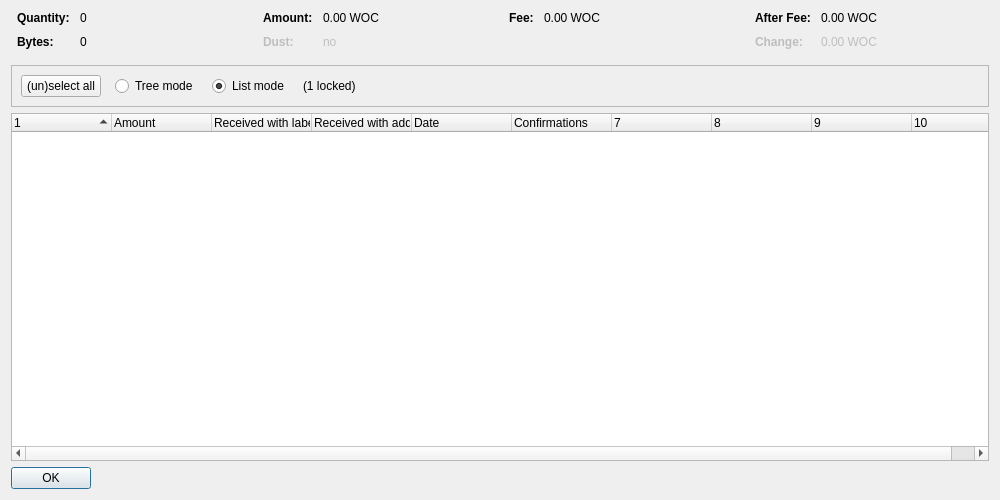
<?xml version="1.0" encoding="UTF-8"?>
<ui version="4.0">
 <class>CoinControlDialog</class>
 <widget class="QDialog" name="CoinControlDialog">
  <property name="geometry">
   <rect>
    <x>0</x>
    <y>0</y>
    <width>1000</width>
    <height>500</height>
   </rect>
  </property>
  <property name="windowTitle">
   <string>Coin Selection</string>
  </property>
  <layout class="QVBoxLayout" name="verticalLayout">
   <item>
    <layout class="QHBoxLayout" name="horizontalLayoutTop" stretch="0,0,0,0">
     <property name="topMargin">
      <number>0</number>
     </property>
     <property name="bottomMargin">
      <number>10</number>
     </property>
     <item>
      <layout class="QFormLayout" name="formLayoutCoinControl1">
       <property name="horizontalSpacing">
        <number>10</number>
       </property>
       <property name="verticalSpacing">
        <number>10</number>
       </property>
       <property name="leftMargin">
        <number>6</number>
       </property>
       <property name="rightMargin">
        <number>6</number>
       </property>
       <item row="0" column="0">
        <widget class="QLabel" name="labelCoinControlQuantityText">
         <property name="font">
          <font>
           <weight>75</weight>
           <bold>true</bold>
          </font>
         </property>
         <property name="text">
          <string>Quantity:</string>
         </property>
        </widget>
       </item>
       <item row="0" column="1">
        <widget class="QLabel" name="labelCoinControlQuantity">
         <property name="cursor">
          <cursorShape>IBeamCursor</cursorShape>
         </property>
         <property name="contextMenuPolicy">
          <enum>Qt::ActionsContextMenu</enum>
         </property>
         <property name="text">
          <string notr="true">0</string>
         </property>
         <property name="textInteractionFlags">
          <set>Qt::LinksAccessibleByMouse|Qt::TextSelectableByKeyboard|Qt::TextSelectableByMouse</set>
         </property>
        </widget>
       </item>
       <item row="1" column="0">
        <widget class="QLabel" name="labelCoinControlBytesText">
         <property name="font">
          <font>
           <weight>75</weight>
           <bold>true</bold>
          </font>
         </property>
         <property name="text">
          <string>Bytes:</string>
         </property>
        </widget>
       </item>
       <item row="1" column="1">
        <widget class="QLabel" name="labelCoinControlBytes">
         <property name="cursor">
          <cursorShape>IBeamCursor</cursorShape>
         </property>
         <property name="contextMenuPolicy">
          <enum>Qt::ActionsContextMenu</enum>
         </property>
         <property name="text">
          <string notr="true">0</string>
         </property>
         <property name="textInteractionFlags">
          <set>Qt::LinksAccessibleByMouse|Qt::TextSelectableByKeyboard|Qt::TextSelectableByMouse</set>
         </property>
        </widget>
       </item>
      </layout>
     </item>
     <item>
      <layout class="QFormLayout" name="formLayoutCoinControl2">
       <property name="horizontalSpacing">
        <number>10</number>
       </property>
       <property name="verticalSpacing">
        <number>10</number>
       </property>
       <property name="leftMargin">
        <number>6</number>
       </property>
       <property name="rightMargin">
        <number>6</number>
       </property>
       <item row="0" column="0">
        <widget class="QLabel" name="labelCoinControlAmountText">
         <property name="font">
          <font>
           <weight>75</weight>
           <bold>true</bold>
          </font>
         </property>
         <property name="text">
          <string>Amount:</string>
         </property>
        </widget>
       </item>
       <item row="0" column="1">
        <widget class="QLabel" name="labelCoinControlAmount">
         <property name="cursor">
          <cursorShape>IBeamCursor</cursorShape>
         </property>
         <property name="contextMenuPolicy">
          <enum>Qt::ActionsContextMenu</enum>
         </property>
         <property name="text">
          <string notr="true">0.00 WOC</string>
         </property>
         <property name="textInteractionFlags">
          <set>Qt::LinksAccessibleByMouse|Qt::TextSelectableByKeyboard|Qt::TextSelectableByMouse</set>
         </property>
        </widget>
       </item>
       <item row="1" column="0">
        <widget class="QLabel" name="labelCoinControlLowOutputText">
         <property name="enabled">
          <bool>false</bool>
         </property>
         <property name="font">
          <font>
           <weight>75</weight>
           <bold>true</bold>
          </font>
         </property>
         <property name="text">
          <string>Dust:</string>
         </property>
        </widget>
       </item>
       <item row="1" column="1">
        <widget class="QLabel" name="labelCoinControlLowOutput">
         <property name="enabled">
          <bool>false</bool>
         </property>
         <property name="cursor">
          <cursorShape>IBeamCursor</cursorShape>
         </property>
         <property name="contextMenuPolicy">
          <enum>Qt::ActionsContextMenu</enum>
         </property>
         <property name="text">
          <string notr="true">no</string>
         </property>
         <property name="textInteractionFlags">
          <set>Qt::LinksAccessibleByMouse|Qt::TextSelectableByKeyboard|Qt::TextSelectableByMouse</set>
         </property>
        </widget>
       </item>
      </layout>
     </item>
     <item>
      <layout class="QFormLayout" name="formLayoutCoinControl3">
       <property name="horizontalSpacing">
        <number>10</number>
       </property>
       <property name="verticalSpacing">
        <number>10</number>
       </property>
       <property name="leftMargin">
        <number>6</number>
       </property>
       <property name="rightMargin">
        <number>6</number>
       </property>
       <item row="0" column="0">
        <widget class="QLabel" name="labelCoinControlFeeText">
         <property name="font">
          <font>
           <weight>75</weight>
           <bold>true</bold>
          </font>
         </property>
         <property name="text">
          <string>Fee:</string>
         </property>
        </widget>
       </item>
       <item row="0" column="1">
        <widget class="QLabel" name="labelCoinControlFee">
         <property name="cursor">
          <cursorShape>IBeamCursor</cursorShape>
         </property>
         <property name="contextMenuPolicy">
          <enum>Qt::ActionsContextMenu</enum>
         </property>
         <property name="text">
          <string notr="true">0.00 WOC</string>
         </property>
         <property name="textInteractionFlags">
          <set>Qt::LinksAccessibleByMouse|Qt::TextSelectableByKeyboard|Qt::TextSelectableByMouse</set>
         </property>
        </widget>
       </item>
      </layout>
     </item>
     <item>
      <layout class="QFormLayout" name="formLayoutCoinControl4">
       <property name="horizontalSpacing">
        <number>10</number>
       </property>
       <property name="verticalSpacing">
        <number>10</number>
       </property>
       <property name="leftMargin">
        <number>6</number>
       </property>
       <property name="rightMargin">
        <number>6</number>
       </property>
       <item row="0" column="0">
        <widget class="QLabel" name="labelCoinControlAfterFeeText">
         <property name="font">
          <font>
           <weight>75</weight>
           <bold>true</bold>
          </font>
         </property>
         <property name="text">
          <string>After Fee:</string>
         </property>
        </widget>
       </item>
       <item row="0" column="1">
        <widget class="QLabel" name="labelCoinControlAfterFee">
         <property name="cursor">
          <cursorShape>IBeamCursor</cursorShape>
         </property>
         <property name="contextMenuPolicy">
          <enum>Qt::ActionsContextMenu</enum>
         </property>
         <property name="text">
          <string notr="true">0.00 WOC</string>
         </property>
         <property name="textInteractionFlags">
          <set>Qt::LinksAccessibleByMouse|Qt::TextSelectableByKeyboard|Qt::TextSelectableByMouse</set>
         </property>
        </widget>
       </item>
       <item row="1" column="0">
        <widget class="QLabel" name="labelCoinControlChangeText">
         <property name="enabled">
          <bool>false</bool>
         </property>
         <property name="font">
          <font>
           <weight>75</weight>
           <bold>true</bold>
          </font>
         </property>
         <property name="text">
          <string>Change:</string>
         </property>
        </widget>
       </item>
       <item row="1" column="1">
        <widget class="QLabel" name="labelCoinControlChange">
         <property name="enabled">
          <bool>false</bool>
         </property>
         <property name="cursor">
          <cursorShape>IBeamCursor</cursorShape>
         </property>
         <property name="contextMenuPolicy">
          <enum>Qt::ActionsContextMenu</enum>
         </property>
         <property name="text">
          <string notr="true">0.00 WOC</string>
         </property>
         <property name="textInteractionFlags">
          <set>Qt::LinksAccessibleByMouse|Qt::TextSelectableByKeyboard|Qt::TextSelectableByMouse</set>
         </property>
        </widget>
       </item>
      </layout>
     </item>
    </layout>
   </item>
   <item>
    <widget class="QFrame" name="frame">
     <property name="minimumSize">
      <size>
       <width>0</width>
       <height>40</height>
      </size>
     </property>
     <property name="frameShape">
      <enum>QFrame::StyledPanel</enum>
     </property>
     <property name="frameShadow">
      <enum>QFrame::Sunken</enum>
     </property>
     <layout class="QHBoxLayout" name="horizontalLayout">
      <item>
       <layout class="QHBoxLayout" name="horizontalLayoutPanel" stretch="0,0,0,0,0">
        <property name="spacing">
         <number>14</number>
        </property>
        <item>
         <widget class="QPushButton" name="pushButtonSelectAll">
          <property name="sizePolicy">
           <sizepolicy hsizetype="Maximum" vsizetype="Fixed">
            <horstretch>0</horstretch>
            <verstretch>0</verstretch>
           </sizepolicy>
          </property>
          <property name="text">
           <string>(un)select all</string>
          </property>
          <property name="autoDefault">
           <bool>false</bool>
          </property>
         </widget>
        </item>
        <item>
         <widget class="QRadioButton" name="radioTreeMode">
          <property name="sizePolicy">
           <sizepolicy hsizetype="Maximum" vsizetype="Fixed">
            <horstretch>0</horstretch>
            <verstretch>0</verstretch>
           </sizepolicy>
          </property>
          <property name="text">
           <string>Tree mode</string>
          </property>
         </widget>
        </item>
        <item>
         <widget class="QRadioButton" name="radioListMode">
          <property name="sizePolicy">
           <sizepolicy hsizetype="Maximum" vsizetype="Fixed">
            <horstretch>0</horstretch>
            <verstretch>0</verstretch>
           </sizepolicy>
          </property>
          <property name="text">
           <string>List mode</string>
          </property>
          <property name="checked">
           <bool>true</bool>
          </property>
         </widget>
        </item>
        <item>
         <widget class="QLabel" name="labelLocked">
          <property name="text">
           <string notr="true">(1 locked)</string>
          </property>
         </widget>
        </item>
        <item>
         <spacer name="horizontalSpacer">
          <property name="orientation">
           <enum>Qt::Horizontal</enum>
          </property>
          <property name="sizeHint" stdset="0">
           <size>
            <width>40</width>
            <height>20</height>
           </size>
          </property>
         </spacer>
        </item>
       </layout>
      </item>
     </layout>
    </widget>
   </item>
   <item>
    <widget class="CoinControlTreeWidget" name="treeWidget">
     <property name="contextMenuPolicy">
      <enum>Qt::CustomContextMenu</enum>
     </property>
     <property name="sortingEnabled">
      <bool>false</bool>
     </property>
     <property name="columnCount">
      <number>10</number>
     </property>
     <attribute name="headerShowSortIndicator" stdset="0">
      <bool>true</bool>
     </attribute>
     <attribute name="headerStretchLastSection">
      <bool>false</bool>
     </attribute>
     <column>
      <property name="text">
       <string/>
      </property>
     </column>
     <column>
      <property name="text">
       <string>Amount</string>
      </property>
     </column>
     <column>
      <property name="text">
       <string>Received with label</string>
      </property>
     </column>
     <column>
      <property name="text">
       <string>Received with address</string>
      </property>
     </column>
     <column>
      <property name="text">
       <string>Date</string>
      </property>
     </column>
     <column>
      <property name="text">
       <string>Confirmations</string>
      </property>
      <property name="toolTip">
       <string>Confirmed</string>
      </property>
     </column>
     <column>
      <property name="text">
       <string/>
      </property>
     </column>
     <column>
      <property name="text">
       <string/>
      </property>
     </column>
     <column>
      <property name="text">
       <string/>
      </property>
     </column>
     <column>
      <property name="text">
       <string/>
      </property>
     </column>
    </widget>
   </item>
   <item>
    <widget class="QDialogButtonBox" name="buttonBox">
     <property name="sizePolicy">
      <sizepolicy hsizetype="Maximum" vsizetype="Fixed">
       <horstretch>0</horstretch>
       <verstretch>0</verstretch>
      </sizepolicy>
     </property>
     <property name="orientation">
      <enum>Qt::Horizontal</enum>
     </property>
     <property name="standardButtons">
      <set>QDialogButtonBox::Ok</set>
     </property>
    </widget>
   </item>
  </layout>
 </widget>
 <customwidgets>
  <customwidget>
   <class>CoinControlTreeWidget</class>
   <extends>QTreeWidget</extends>
   <header>coincontroltreewidget.h</header>
  </customwidget>
 </customwidgets>
 <resources/>
 <connections/>
</ui>
